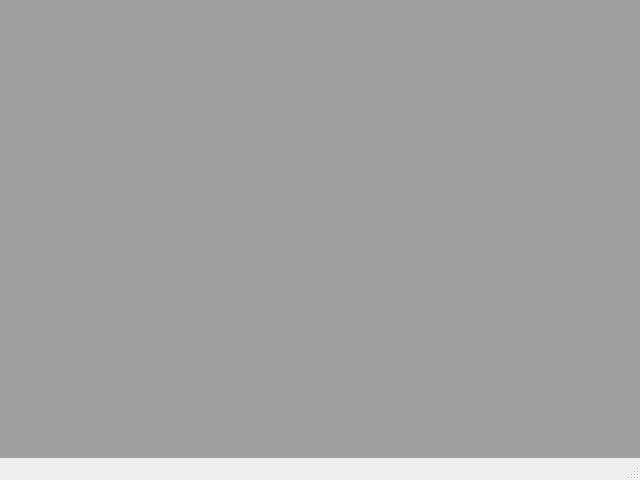
<?xml version="1.0" encoding="UTF-8"?>
<ui version="4.0">
 <class>MainWindow</class>
 <widget class="QMainWindow" name="MainWindow">
  <property name="geometry">
   <rect>
    <x>0</x>
    <y>0</y>
    <width>640</width>
    <height>480</height>
   </rect>
  </property>
  <property name="windowTitle">
   <string>Emulator</string>
  </property>
  <widget class="QWidget" name="centralwidget">
   <layout class="QGridLayout" name="gridLayout">
    <property name="leftMargin">
     <number>0</number>
    </property>
    <property name="topMargin">
     <number>0</number>
    </property>
    <property name="rightMargin">
     <number>0</number>
    </property>
    <property name="bottomMargin">
     <number>0</number>
    </property>
    <property name="spacing">
     <number>0</number>
    </property>
    <item row="0" column="0">
     <widget class="QMdiArea" name="mdiArea"/>
    </item>
   </layout>
  </widget>
  <widget class="QMenuBar" name="menubar">
   <property name="geometry">
    <rect>
     <x>0</x>
     <y>0</y>
     <width>640</width>
     <height>21</height>
    </rect>
   </property>
  </widget>
  <widget class="QStatusBar" name="statusbar"/>
 </widget>
 <resources/>
 <connections/>
</ui>
